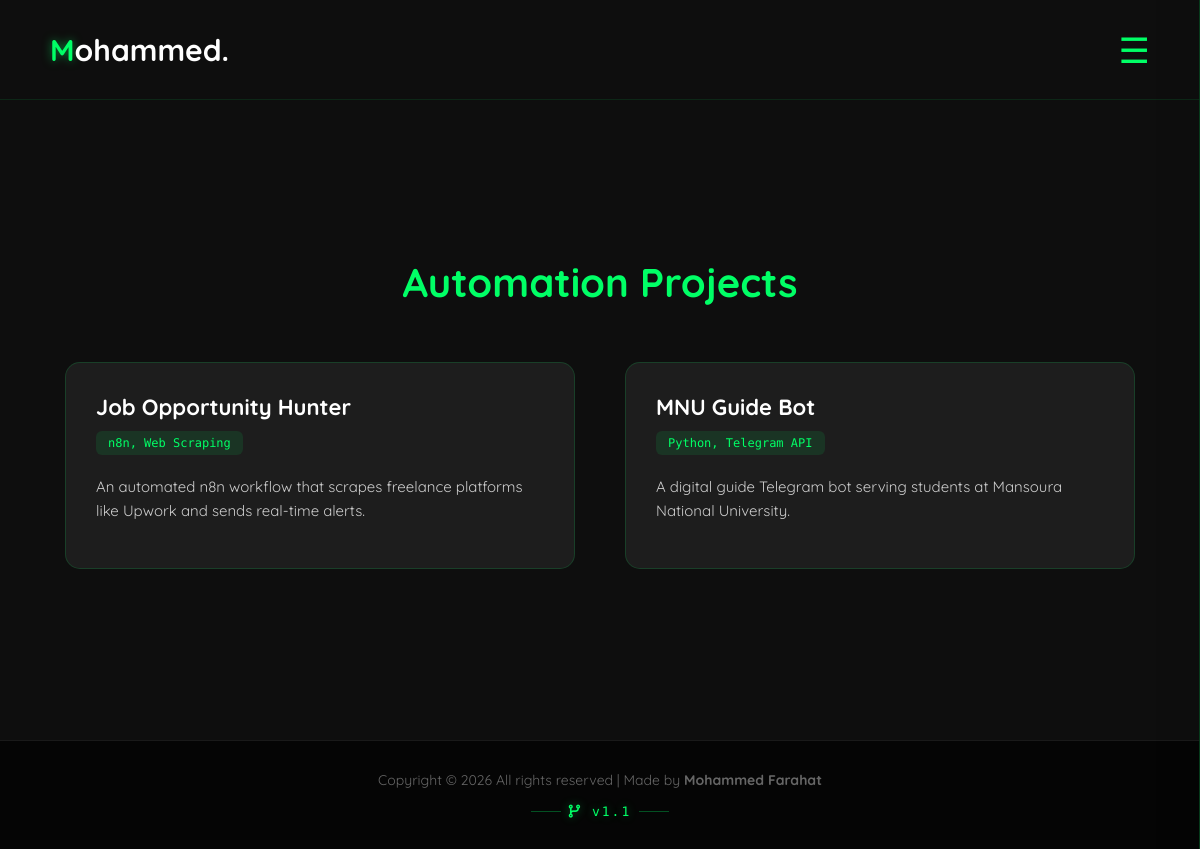
Page /projects/automation on the committed database.
### tables this page shows
CREATE TABLE projects (id INTEGER PRIMARY KEY AUTOINCREMENT, title TEXT, description TEXT, tags TEXT, category TEXT, image TEXT, link TEXT DEFAULT "", github_link TEXT DEFAULT "", video_link TEXT DEFAULT "", full_description TEXT DEFAULT "", extra_image_1 TEXT DEFAULT "", extra_image_2 TEXT DEFAULT "");

CREATE TABLE settings (key TEXT PRIMARY KEY, value TEXT);

### app.py (the view)
@app.route('/projects/<category>')
def projects(category):
    conn = get_db_connection()
    projects_data = conn.execute('SELECT * FROM projects WHERE category = ? ORDER BY id DESC', (category,)).fetchall()
    settings_rows = conn.execute('SELECT key, value FROM settings').fetchall()
    settings_dict = {row['key']: row['value'] for row in settings_rows}
    conn.close()
    titles = {
        "software": "Software & AI Projects",
        "automation": "Automation Projects",
        "arduino": "Arduino & Hardware Projects"
    }
    page_title = titles.get(category, "Projects")
    return render_template('projects.html', projects=projects_data, page_title=page_title, settings=settings_dict)

### app.py (called while the page is built)
def get_db_connection():
    conn = sqlite3.connect(DB_PATH) # استخدام المسار الثابت
    conn.row_factory = sqlite3.Row
    return conn

### templates/projects.html (shortened to what this page needs)
<!DOCTYPE html>
<html lang="en">
<head>
    <link rel="stylesheet" href="{{ url_for('static', filename='style.css') }}">
    <link rel="stylesheet" href="https://cdnjs.cloudflare.com/ajax/libs/font-awesome/6.3.0/css/all.min.css">
</head>
<body>
    <div id="navbar" style="background: rgba(15,15,15,0.98); border-bottom: 1px solid rgba(0,255,102,0.1);">
        <h2 style="color: #fff; margin-left: 50px; font-weight: bold; font-size: 30px;"><span class="primary-text">M</span>ohammed.</h2>
        <span class="openbtn" onclick="openNav()">&#9776;</span>
    </div>
    <main>
        <section id="projects" class="portfolio-section" style="min-height: 80vh;">
            <div class="container">
                <div class="title reveal" style="margin-bottom: 40px;">
                    <h2>{{ page_title }}</h2>
                </div>
                <div style="display: flex; flex-wrap: wrap; justify-content: center; gap: 20px;">
                    {% if projects %}
                        {% for project in projects %}
                        <div class="project-card reveal" onclick="window.location.href='/project/{{ project.id }}'">
                            <div>
                                <h3>{{ project.title }}</h3>
                                {% if project.tags %}
                                <span class="tag-badge">{{ project.tags }}</span>
                                {% endif %}
                                <p>{{ project.description }}</p>
                            </div>
                        </div>
                        {% endfor %}
                    {% else %}
                        <div style="width: 100%; text-align: center;" class="reveal">
                            <p style="color: #888; font-size: 18px; font-family: 'Fira Code', monospace;">> No projects deployed yet_</p>
                        </div>
                    {% endif %}
                </div>
            </div>
        </section>
    </main>
    <footer id="footer" style="padding: 30px 0;">
        <p>{{ settings.footer_text|safe }}</p>
        <div style="margin-top: 15px; display: flex; justify-content: center; align-items: center; gap: 8px;">
            <span style="width: 30px; height: 1px; background: rgba(0,255,102,0.3);"></span>
            <span style="color: #00FF66; font-family: 'Fira Code', monospace; font-size: 13px; letter-spacing: 2px; text-shadow: 0 0 10px rgba(0, 255, 102, 0.4);">
                <i class="fa-solid fa-code-branch"></i> v1.1
            </span>
            <span style="width: 30px; height: 1px; background: rgba(0,255,102,0.3);"></span>
        </div>
    </footer>
</body>
</html>

### static/style.css (style rules this page uses)
* { margin: 0; padding: 0; box-sizing: border-box; }
html { scroll-behavior: smooth; }
.reveal { opacity: 0; transform: translateY(40px); transition: all 0.8s cubic-bezier(0.5, 0, 0, 1); }
.reveal.active { opacity: 1; transform: translateY(0); }
body { font-family: "Quicksand", sans-serif; background-image: url("Gemini_Generated_Image_9s2xah9s2xah9s2x.png"); background-size: cover; background-position: center; background-repeat: no-repeat; background-attachment: fixed; background-color: #111; }
.container { max-width: 1100px; margin: auto; }
.primary-text { color: #00FF66; text-shadow: 0 0 10px rgba(0, 255, 102, 0.5); }
#navbar { display: flex; justify-content: space-between; align-items: center; height: 100px; width: 100%; position: relative; z-index: 100; }
.openbtn { font-size: 35px; cursor: pointer; color: #00FF66; margin-right: 50px; transition: 0.3s; }
.portfolio-section { padding: 5rem 0; background: rgba(15, 15, 15, 0.98); display: flex; flex-direction: column; justify-content: center; }
.portfolio-section .title h2 { color: #00FF66; font-size: 40px; margin-bottom: 20px; text-align: center; }
#footer { background-color: #050505; text-align: center; color: #666; padding: 20px 0; font-size: 14px; border-top: 1px solid #1a1a1a; }

### templates/projects.html (style rules this page uses)
.project-card { background: rgba(30, 30, 30, 0.98); padding: 30px; border-radius: 15px; margin: 15px; flex: 1; min-width: 280px; border: 1px solid rgba(0, 255, 102, 0.15); transition: all 0.3s ease; cursor: pointer; position: relative; display: flex; flex-direction: column; justify-content: space-between; }
.project-card h3 { color: #fff; font-size: 22px; margin-bottom: 10px; }
.project-card p { color: #ccc; font-size: 15px; line-height: 1.6; margin-bottom: 15px; }
.tag-badge { background: rgba(0,255,102,0.1); color: #00FF66; padding: 5px 12px; border-radius: 6px; font-size: 12px; font-family: 'Fira Code', monospace; display: inline-block; margin-bottom: 20px; }

### rows in the picture
projects: title "Job Opportunity Hunter", tags "n8n, Web Scraping", description "An automated n8n workflow that scrapes freelance platforms like Upwork and sends real-time alerts."
projects: title "MNU Guide Bot", tags "Python, Telegram API", description "A digital guide Telegram bot serving students at Mansoura National University."
settings: footer_text "Copyright © 2026 All rights reserved | Made by Mohammed Farahat"

### other values in the picture
{{ page_title }} "Automation Projects"
